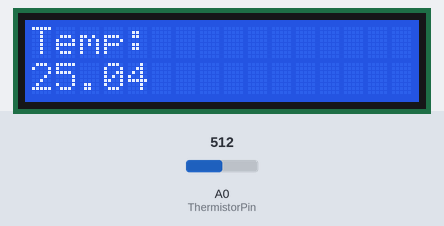
The sketch below on a simulated Arduino Uno, built with avr-gcc and run on an emulated ATmega328P. On the bench: 16×2 character LCD. The test bench sets the inputs (shaded band); at power-on: A0 (ThermistorPin) = 512.

Above: at 1.2 s.
1.3 s: A0 (ThermistorPin) set to 716
At 5.8 s:
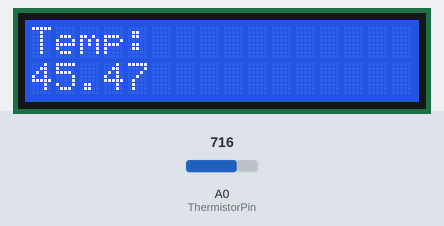
7.3 s: A0 (ThermistorPin) set to 900
At 11.0 s:
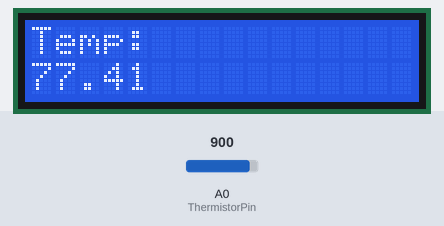
13.3 s: A0 (ThermistorPin) set to 1023
At 16.2 s:
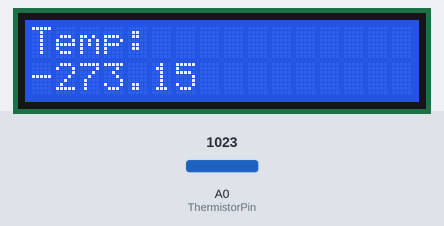
Timing chart, 0 to 17.7 s (numbered marks = the images above; inputs shaded):
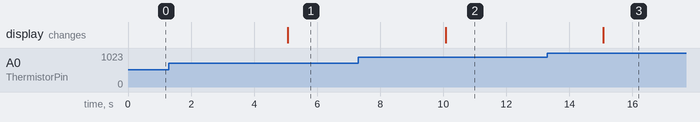

Measured:
- after the input at 1.3 s, the display: changes after 3.8 s (image 1)
- after the input at 7.3 s, the display: changes after 2.8 s (image 2)
- after the input at 13.3 s, the display: changes after 1.8 s (image 3)

The sketch:

sketch_dec19a.ino
```cpp
#include <LiquidCrystal.h>

//Define os pinos que serão utilizados para ligação ao display
LiquidCrystal lcd(12, 11, 5, 4, 3, 2);

int ThermistorPin = A0;
int Vo;
float R1 = 10000; // value of R1 on board
float logR2, R2, T;
float c1 = 0.001129148, c2 = 0.000234125, c3 = 0.0000000876741; //steinhart-hart coeficients for thermistor


void setup()
{
  Serial.begin(9600);
  //Define o número de colunas e linhas do LCD
  lcd.begin(16, 2);
}

void loop()
{
  //Limpa a tela
  lcd.clear();
  //Posiciona o cursor na coluna 3, linha 0;
  lcd.setCursor(0, 0);
  //Envia o texto entre aspas para o LCD
  lcd.print("Temp:");
  lcd.setCursor(0, 1);

  Vo = analogRead(ThermistorPin);
  R2 = R1 * (1023.0 / (float)Vo - 1.0); //calculate resistance on thermistor
  logR2 = log(R2);
  T = (1.0 / (c1 + c2 * logR2 + c3 * logR2 * logR2 * logR2)); // temperature in Kelvin
  T = T - 273.15; //convert Kelvin to Celcius
  // T = (T * 9.0)/ 5.0 + 32.0; //convert Celcius to Farenheit

  lcd.print(T);
  delay(5000);
}
```
